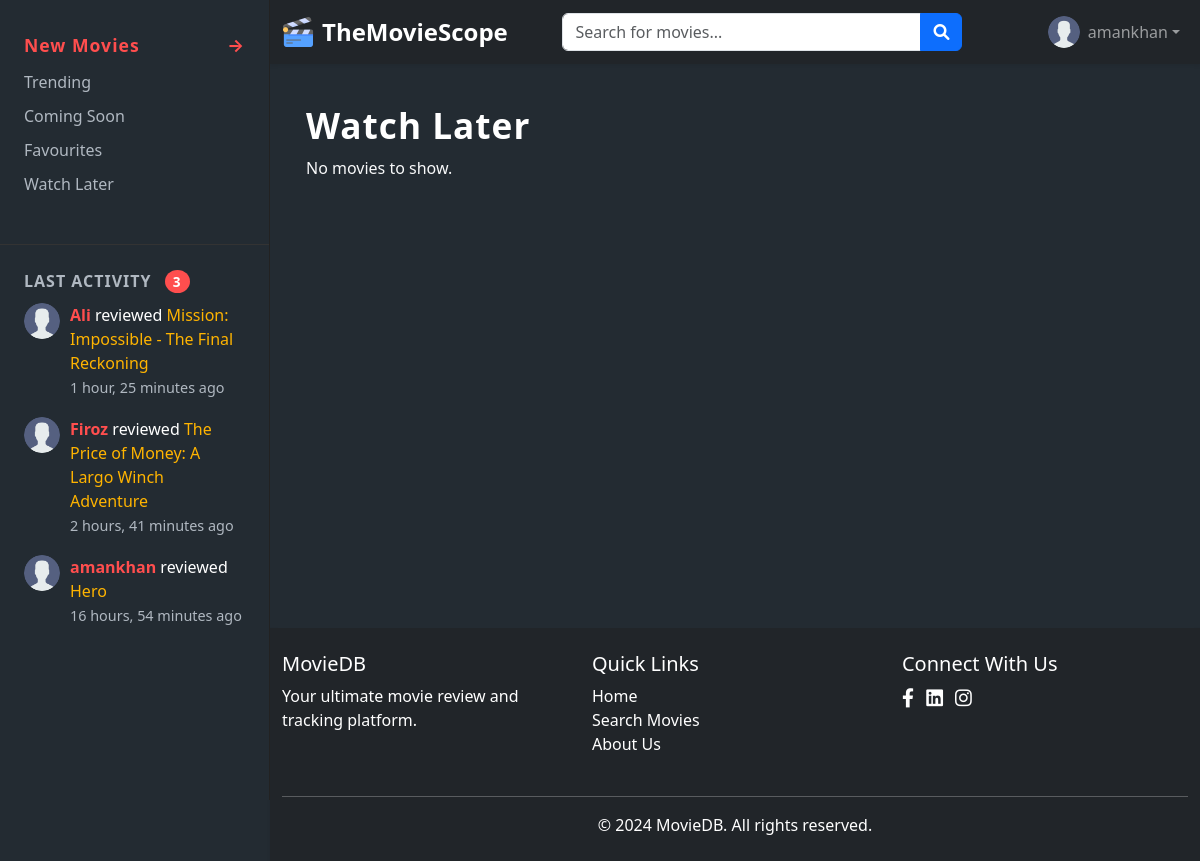
Screenshot of /watch-later/ (signed in) with the database file from the repository.
### reviews/models.py (models this page shows, shortened)
class Review(models.Model):
    user = models.ForeignKey(User, on_delete=models.CASCADE, related_name='reviews')
    tmdb_id = models.IntegerField()
    movie_title = models.CharField(max_length=255)
    rating = models.PositiveSmallIntegerField()
    text = models.TextField()
    created_at = models.DateTimeField(auto_now_add=True)

### core/views.py (the view)
# urls.py: path('watch-later/', views.watch_later, name='watch-later'),
def watch_later(request):
    if not request.user.is_authenticated:
        return redirect('accounts:login')
    movies = SavedMovie.objects.filter(user=request.user)
    return render(request, "movies_list.html", {
        "section_title": "Watch Later",
        "movies": movies,
        "is_saved": True,
    })

### core/context_processors.py (called while the page is built)
def recent_reviews(request):
    return {
        'reviews_sidebar': Review.objects.select_related('user__profile').order_by('-created_at')[:3]
    }

### templates/movies_list.html (shortened to what this page needs)
{% extends 'base.html' %}
{% block content %}
<div class="container-fluid px-4">
    <h2 class="movie-section-title">{{ section_title }}</h2>
    <div class="movies-grid">
        {% for movie in movies %}
        <div class="movie-card">
            <a href="{% url 'movies:detail' movie.id %}">
                <img class="movie-poster" src="https://image.tmdb.org/t/p/w500{{ movie.poster_path }}"
                    alt="{{ movie.title }}">
                <span class="movie-rating-badge">
                    {{ movie.vote_average|default:"-" }}
                </span>
            </a>
            <div class="movie-title">{{ movie.title }}</div>
            <div class="movie-genres">
                {% if movie.genre_ids %}
                {{ movie.genre_ids|join:", " }}
                {% else %}
                &nbsp;
                {% endif %}
            </div>
        </div>
        {% empty %}
        <p class="text-light">No movies to show.</p>
        {% endfor %}
    </div>
</div>
{% endblock %}

### templates/base.html (shortened to what this page needs)
{% load static %}
<!DOCTYPE html>
<html lang="en">
<head>
    <link href="https://cdnjs.cloudflare.com/ajax/libs/font-awesome/6.0.0/css/all.min.css" rel="stylesheet" />
    <link href="https://cdn.jsdelivr.net/npm/bootstrap@5.3.0/dist/css/bootstrap.min.css" rel="stylesheet">
    <link rel="stylesheet" href="{% static 'css/style.css' %}">
</head>
<body class="d-flex flex-column min-vh-100">
    <div class="sidebar">
        <div class="nav-section">
            <div class="section-title">New Movies <span style="float:right;">→</span></div>
            <ul>
                <li><a href="{% url 'core:trending' %}">Trending</a></li>
                <li><a href="{% url 'core:coming-soon' %}">Coming Soon</a></li>
                <li><a href="{% url 'core:favorites' %}">Favourites</a></li>
                <li><a href="{% url 'core:watch-later' %}">Watch Later</a></li>
            </ul>
        </div>
        <div class="activity-section">
            <div class="activity-title">
                LAST ACTIVITY <span class="activity-badge">
                    {% with reviews_count=reviews_sidebar|length %}
                    {{ reviews_count|default:"0" }}
                    {% endwith %}
                </span>
            </div>
            <ul class="activity-list">
                {% for review in reviews_sidebar %}
                <li>
                    {% if review.user.profile.avatar %}
                    <img src="{{ review.user.profile.avatar.url }}" class="activity-avatar"
                        alt="{{ review.user.username }}">
                    {% else %}
                    <img src="{% static 'images/user.png' %}" class="activity-avatar" alt="{{ review.user.username }}">
                    {% endif %}
                    <div class="activity-content">
                        <span class="activity-user">{{ review.user.username }}</span>
                        reviewed <span style="color:#ffb400;">{{ review.movie_title }}</span><br>
                        <span class="activity-time">{{ review.created_at|timesince }} ago</span>
                    </div>
                </li>
                {% empty %}
                <li>
                    <span class="activity-time">No recent activity.</span>
                </li>
                {% endfor %}
            </ul>
        </div>
    </div>
    <div style="margin-left:0;">
        {% include 'navbar.html' %}
        <main class="container-fluid">
            {% block content %}{% endblock %}
        </main>
    </div>
    {% include "footer.html" %}
</body>
</html>

### templates/navbar.html (shortened to what this page needs)
{% load static %}
<nav class="navbar navbar-expand-lg navbar-dark bg-dark shadow-sm">
    <div class="container-fluid">
        <a class="navbar-brand d-flex align-items-center" href="/">
            <img src="{% static 'images/film.png' %}" alt="Logo" width="32" height="32" class="me-2">
            <span class="fw-bold">TheMovieScope</span>
        </a>
        <div class="collapse navbar-collapse" id="navbarContent">
            <form class="d-flex mx-auto" action="{% url 'movies:search' %}" method="get"
                style="width: 400px; max-width: 100%;">
                <div class="input-group">
                    <input class="form-control" type="search" name="q" placeholder="Search for movies..."
                        aria-label="Search" value="{{ request.GET.q|default:'' }}">
                    <button class="btn btn-primary" type="submit">
                        <i class="fas fa-search"></i>
                    </button>
                </div>
            </form>
            <ul class="navbar-nav ms-auto">
                {% if user.is_authenticated %}
                <li class="nav-item dropdown">
                    <a class="nav-link dropdown-toggle d-flex align-items-center" href="#" id="userDropdown"
                        role="button" data-bs-toggle="dropdown" aria-expanded="false">
                        {% if user.profile.avatar %}
                        <img src="{{ user.profile.avatar.url }}" alt="Avatar" class="rounded-circle me-2" width="32"
                            height="32">
                        {% else %}
                        <img src="{% static 'images/user.png' %}" alt="Avatar" class="rounded-circle me-2" width="32"
                            height="32">
                        {% endif %}
                        {{ user.username }}
                    </a>
                </li>
                {% endif %}
            </ul>
        </div>
    </div>
</nav>

### static/css/style.css (style rules this page uses)
.navbar { box-shadow: 0 2px 4px rgba(0,0,0,0.08); }
.navbar-brand { font-weight: bold; font-size: 1.5rem; }
main { min-height: calc(100vh - 300px); }

### templates/movies_list.html (style rules this page uses)
body { background: #232b32; }
.movie-section-title { color: #fff; font-size: 2.2rem; font-weight: 700; margin: 40px 0 10px 0; letter-spacing: 1px; }
.movies-grid { display: flex; flex-wrap: wrap; gap: 32px; justify-content: flex-start; margin-bottom: 40px; }

### templates/base.html (style rules this page uses)
.sidebar { width: 270px; background: #232b32; color: #fff; min-height: 100vh; position: fixed; left: 0; top: 0; border-right: 1px solid #222; display: flex; flex-direction: column; z-index: 100; }
.sidebar .nav-section { padding: 32px 24px 0 24px; }
.sidebar .nav-section .section-title { color: #ff4e4e; font-weight: bold; font-size: 1.1rem; margin-bottom: 12px; letter-spacing: 1px; }
.sidebar .nav-section ul { list-style: none; padding: 0; margin: 0 0 24px 0; }
.sidebar .nav-section ul li { margin-bottom: 10px; }
.sidebar .nav-section ul li a { color: #b0b8c1; text-decoration: none; font-size: 1rem; transition: color 0.2s; }
.sidebar .activity-section { border-top: 1px solid #333; margin: 24px 0 0 0; padding: 24px 24px 0 24px; }
.sidebar .activity-title { font-size: 1rem; font-weight: bold; color: #b0b8c1; margin-bottom: 10px; letter-spacing: 1px; }
.sidebar .activity-badge { background: #ff4e4e; color: #fff; border-radius: 50%; font-size: 0.85rem; padding: 2px 8px; margin-left: 8px; }
.sidebar .activity-list { list-style: none; padding: 0; margin: 0; }
.sidebar .activity-list li { margin-bottom: 18px; display: flex; align-items: flex-start; }
.sidebar .activity-avatar { width: 36px; height: 36px; border-radius: 50%; margin-right: 10px; object-fit: cover; }
.sidebar .activity-content { flex: 1; }
.sidebar .activity-user { font-weight: bold; color: #ff4e4e; }
.sidebar .activity-time { color: #b0b8c1; font-size: 0.9rem; }
body { padding-left: 270px; }

### rows the page displays
Review: user.username "Ali", movie_title "Mission: Impossible - The Final Reckoning", created_at "1 hour, 25 minutes"
Review: user.username "Firoz", movie_title "The Price of Money: A Largo Winch Adventure", created_at "2 hours, 41 minutes"
Review: user.username "amankhan", movie_title "Hero", created_at "16 hours, 54 minutes"

### other values shown
{{ reviews_count|default:"0" }} "3"
{{ user.username }} "amankhan"
{{ section_title }} "Watch Later"
